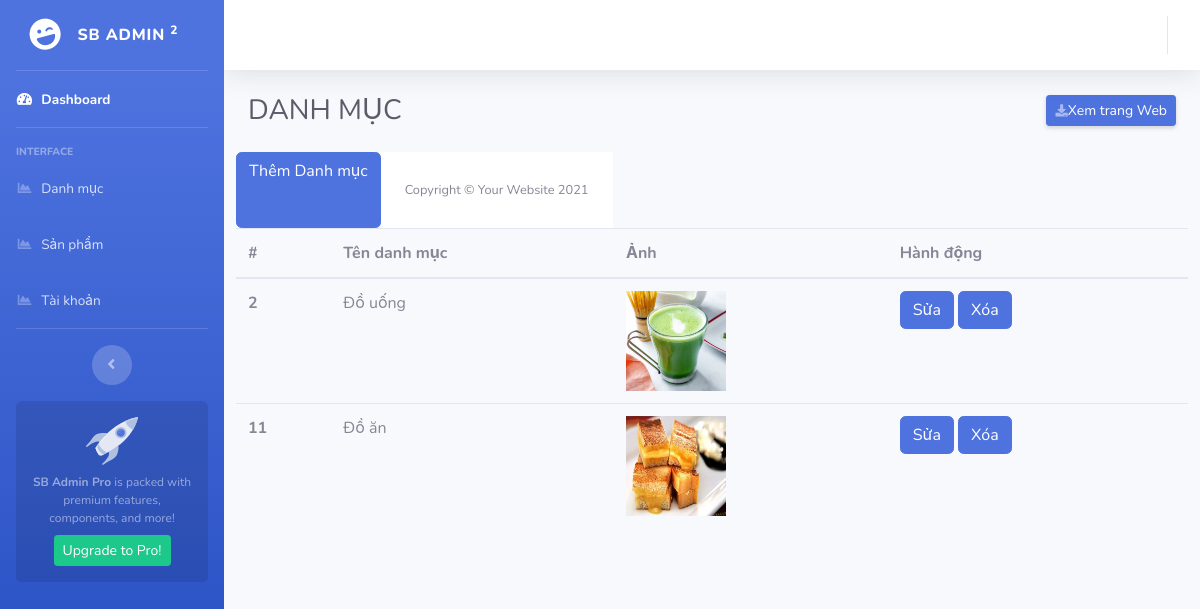
The page /admin/index.php?act=danhmuc on the database its author committed.
### tables this page shows
CREATE TABLE `danhmuc` (
  `id_dm` int(11) NOT NULL,
  `ten_dm` varchar(255) NOT NULL,
  `anh_dm` varchar(255) DEFAULT NULL
);

### admin/model/pdo.php (called while the page is built, shortened)
<?php
function pdo_get_connection(){
    $dburl = "mysql:host=localhost;dbname=nhomduong;charset=utf8";
    $username = 'root';
    $password = '';
    $conn = new PDO($dburl, $username, $password);
    $conn->setAttribute(PDO::ATTR_ERRMODE, PDO::ERRMODE_EXCEPTION);
    return $conn;
}
function pdo_query($sql){
    $sql_args = array_slice(func_get_args(), 1);
    try{
        $conn = pdo_get_connection();
        $stmt = $conn->prepare($sql);
        $stmt->execute($sql_args);
        $rows = $stmt->fetchAll();
        return $rows;
    }
    catch(PDOException $e){
        throw $e;
    }
    finally{
        unset($conn);
    }
}

### admin/model/danhmuc.php (called while the page is built, shortened)
<?php
function list_danhmuc(){
    $sql = "SELECT * FROM danhmuc";
	$listdm = pdo_query($sql);
    return $listdm;
}
?>

### admin/danhmuc/list.php (the view, shortened to what this page needs)
<div id="content-wrapper" class="d-flex flex-column">
    <div id="content">
        <nav class="navbar navbar-expand navbar-light bg-white topbar mb-4 static-top shadow">
            <ul class="navbar-nav ml-auto">
            </ul>
        </nav>
        <div class="container-fluid">
            <div class="d-sm-flex align-items-center justify-content-between mb-4">
                <h1 class="h3 mb-0 text-gray-800">DANH MỤC</h1>
                <a href="<?=$client ?>" class="d-none d-sm-inline-block btn btn-sm btn-primary shadow-sm"><i
                        class="fas fa-download fa-sm text-white-50"></i>Xem trang Web</a>
            </div>
            <div class="row">
            <table class="table">
                <thead>
                    <tr>
                    <th scope="col">#</th>
                    <th scope="col">Tên danh mục</th>
                    <th scope="col">Ảnh</th>
                    <th scope="col">Hành động</th>
                    </tr>
                </thead>
                <tbody>
                    <?php
                    foreach($listdm as $dm){
                        extract($dm);
                        echo ' <tr>
                        <th scope="row">'.$id_dm.'</th>
                        <td>'.$ten_dm.'</td>
                        <td><img style="width: 100px;height: 100px;" src="../img/'.$anh_dm.'" alt=""></td>
                        <td>
                            <a href="index.php?act=editdanhmuc&&id='.$id_dm.'" class="btn btn-primary">Sửa</a>
                            <a href="index.php?act=deletedanhmuc&&id='.$id_dm.'" class="btn btn-primary">Xóa</a>
                        </td>
                        </tr>';
                    }
                    ?>
            </div>
            <a href="index.php?act=themdanhmuc" class="btn btn-primary">Thêm Danh mục</a>
        </div>
    </div>
</div>
</div>

### rows shown on the page
danhmuc: id_dm "2", ten_dm "Đồ uống", anh_dm (picture)
danhmuc: id_dm "11", ten_dm "Đồ ăn", anh_dm (picture)
